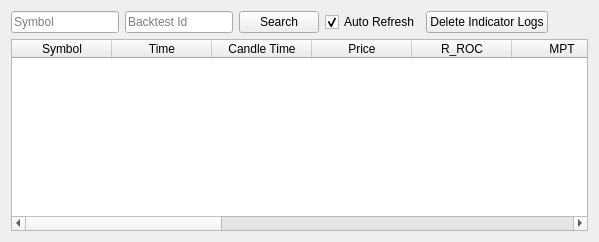
            <widget class="QWidget" name="tab_8">
             <attribute name="title">
              <string>Indicator Logs</string>
             </attribute>
             <layout class="QGridLayout" name="gridLayout_9">
              <item row="0" column="0">
               <layout class="QVBoxLayout" name="verticalLayout_5">
                <item>
                 <layout class="QHBoxLayout" name="horizontalLayout">
                  <item>
                   <widget class="QLineEdit" name="txtSearchMarketIndLog">
                    <property name="sizePolicy">
                     <sizepolicy hsizetype="Fixed" vsizetype="Fixed">
                      <horstretch>0</horstretch>
                      <verstretch>0</verstretch>
                     </sizepolicy>
                    </property>
                    <property name="placeholderText">
                     <string>Symbol</string>
                    </property>
                   </widget>
                  </item>
                  <item>
                   <widget class="QLineEdit" name="txtBacktestIdIndLogs">
                    <property name="sizePolicy">
                     <sizepolicy hsizetype="Fixed" vsizetype="Fixed">
                      <horstretch>0</horstretch>
                      <verstretch>0</verstretch>
                     </sizepolicy>
                    </property>
                    <property name="placeholderText">
                     <string>Backtest Id</string>
                    </property>
                   </widget>
                  </item>
                  <item>
                   <widget class="QPushButton" name="btnSearchMarketIndLog">
                    <property name="text">
                     <string>Search</string>
                    </property>
                   </widget>
                  </item>
                  <item>
                   <widget class="QCheckBox" name="chkAutoRefreshIndLog">
                    <property name="text">
                     <string>Auto Refresh</string>
                    </property>
                    <property name="checked">
                     <bool>true</bool>
                    </property>
                   </widget>
                  </item>
                  <item>
                   <widget class="QPushButton" name="btnTruncateIndicatorLog">
                    <property name="text">
                     <string>Delete Indicator Logs</string>
                    </property>
                   </widget>
                  </item>
                  <item>
                   <spacer name="horizontalSpacer">
                    <property name="orientation">
                     <enum>Qt::Horizontal</enum>
                    </property>
                    <property name="sizeHint" stdset="0">
                     <size>
                      <width>40</width>
                      <height>20</height>
                     </size>
                    </property>
                   </spacer>
                  </item>
                 </layout>
                </item>
                <item>
                 <widget class="QTableWidget" name="tblIndicatorLogs">
                  <property name="enabled">
                   <bool>true</bool>
                  </property>
                  <property name="styleSheet">
                   <string notr="true"/>
                  </property>
                  <column>
                   <property name="text">
                    <string>Symbol</string>
                   </property>
                  </column>
                  <column>
                   <property name="text">
                    <string>Time</string>
                   </property>
                  </column>
                  <column>
                   <property name="text">
                    <string>Candle Time</string>
                   </property>
                  </column>
                  <column>
                   <property name="text">
                    <string>Price</string>
                   </property>
                  </column>
                  <column>
                   <property name="text">
                    <string>R_ROC</string>
                   </property>
                  </column>
                  <column>
                   <property name="text">
                    <string>MPT</string>
                   </property>
                  </column>
                  <column>
                   <property name="text">
                    <string>Trend</string>
                   </property>
                  </column>
                  <column>
                   <property name="text">
                    <string>EMAx</string>
                   </property>
                  </column>
                  <column>
                   <property name="text">
                    <string>VStop</string>
                   </property>
                  </column>
                  <column>
                   <property name="text">
                    <string>S_ROC</string>
                   </property>
                  </column>
                  <column>
                   <property name="text">
                    <string>R_Signal</string>
                   </property>
                  </column>
                  <column>
                   <property name="text">
                    <string>S_Signal</string>
                   </property>
                  </column>
                  <column>
                   <property name="text">
                    <string>R_Count</string>
                   </property>
                  </column>
                  <column>
                   <property name="text">
                    <string>S_Count</string>
                   </property>
                  </column>
                 </widget>
                </item>
               </layout>
              </item>
             </layout>
            </widget>
